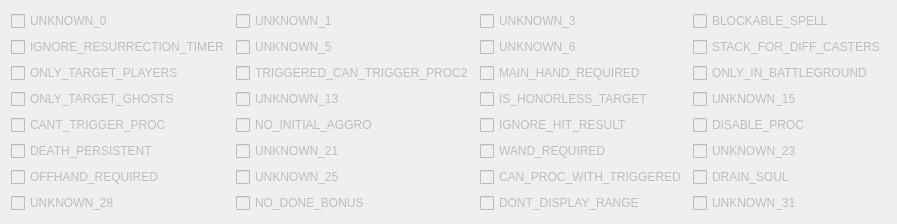
                  <widget class="QWidget" name="attributeExTab3">
                   <attribute name="title">
                    <string>Attributes 3</string>
                   </attribute>
                   <layout class="QGridLayout" name="gridLayout_4">
                    <item row="0" column="0">
                     <widget class="QCheckBox" name="attr_ex_1_box_3">
                      <property name="enabled">
                       <bool>false</bool>
                      </property>
                      <property name="text">
                       <string>UNKNOWN_0</string>
                      </property>
                     </widget>
                    </item>
                    <item row="0" column="1">
                     <widget class="QCheckBox" name="attr_ex_2_box_3">
                      <property name="enabled">
                       <bool>false</bool>
                      </property>
                      <property name="text">
                       <string>UNKNOWN_1</string>
                      </property>
                     </widget>
                    </item>
                    <item row="0" column="2">
                     <widget class="QCheckBox" name="attr_ex_3_box_3">
                      <property name="enabled">
                       <bool>false</bool>
                      </property>
                      <property name="text">
                       <string>UNKNOWN_3</string>
                      </property>
                     </widget>
                    </item>
                    <item row="0" column="3">
                     <widget class="QCheckBox" name="attr_ex_4_box_3">
                      <property name="enabled">
                       <bool>false</bool>
                      </property>
                      <property name="text">
                       <string>BLOCKABLE_SPELL</string>
                      </property>
                     </widget>
                    </item>
                    <item row="1" column="0">
                     <widget class="QCheckBox" name="attr_ex_5_box_3">
                      <property name="enabled">
                       <bool>false</bool>
                      </property>
                      <property name="text">
                       <string>IGNORE_RESURRECTION_TIMER</string>
                      </property>
                     </widget>
                    </item>
                    <item row="1" column="1">
                     <widget class="QCheckBox" name="attr_ex_6_box_3">
                      <property name="enabled">
                       <bool>false</bool>
                      </property>
                      <property name="text">
                       <string>UNKNOWN_5</string>
                      </property>
                     </widget>
                    </item>
                    <item row="1" column="2">
                     <widget class="QCheckBox" name="attr_ex_7_box_3">
                      <property name="enabled">
                       <bool>false</bool>
                      </property>
                      <property name="text">
                       <string>UNKNOWN_6</string>
                      </property>
                     </widget>
                    </item>
                    <item row="1" column="3">
                     <widget class="QCheckBox" name="attr_ex_8_box_3">
                      <property name="enabled">
                       <bool>false</bool>
                      </property>
                      <property name="text">
                       <string>STACK_FOR_DIFF_CASTERS</string>
                      </property>
                     </widget>
                    </item>
                    <item row="2" column="0">
                     <widget class="QCheckBox" name="attr_ex_9_box_3">
                      <property name="enabled">
                       <bool>false</bool>
                      </property>
                      <property name="text">
                       <string>ONLY_TARGET_PLAYERS</string>
                      </property>
                     </widget>
                    </item>
                    <item row="2" column="1">
                     <widget class="QCheckBox" name="attr_ex_10_box_3">
                      <property name="enabled">
                       <bool>false</bool>
                      </property>
                      <property name="text">
                       <string>TRIGGERED_CAN_TRIGGER_PROC2</string>
                      </property>
                     </widget>
                    </item>
                    <item row="2" column="2">
                     <widget class="QCheckBox" name="attr_ex_11_box_3">
                      <property name="enabled">
                       <bool>false</bool>
                      </property>
                      <property name="text">
                       <string>MAIN_HAND_REQUIRED</string>
                      </property>
                     </widget>
                    </item>
                    <item row="2" column="3">
                     <widget class="QCheckBox" name="attr_ex_12_box_3">
                      <property name="enabled">
                       <bool>false</bool>
                      </property>
                      <property name="text">
                       <string>ONLY_IN_BATTLEGROUND</string>
                      </property>
                     </widget>
                    </item>
                    <item row="3" column="0">
                     <widget class="QCheckBox" name="attr_ex_13_box_3">
                      <property name="enabled">
                       <bool>false</bool>
                      </property>
                      <property name="text">
                       <string>ONLY_TARGET_GHOSTS</string>
                      </property>
                     </widget>
                    </item>
                    <item row="3" column="1">
                     <widget class="QCheckBox" name="attr_ex_14_box_3">
                      <property name="enabled">
                       <bool>false</bool>
                      </property>
                      <property name="text">
                       <string>UNKNOWN_13</string>
                      </property>
                     </widget>
                    </item>
                    <item row="3" column="2">
                     <widget class="QCheckBox" name="attr_ex_15_box_3">
                      <property name="enabled">
                       <bool>false</bool>
                      </property>
                      <property name="text">
                       <string>IS_HONORLESS_TARGET</string>
                      </property>
                     </widget>
                    </item>
                    <item row="3" column="3">
                     <widget class="QCheckBox" name="attr_ex_16_box_3">
                      <property name="enabled">
                       <bool>false</bool>
                      </property>
                      <property name="text">
                       <string>UNKNOWN_15</string>
                      </property>
                     </widget>
                    </item>
                    <item row="4" column="0">
                     <widget class="QCheckBox" name="attr_ex_17_box_3">
                      <property name="enabled">
                       <bool>false</bool>
                      </property>
                      <property name="text">
                       <string>CANT_TRIGGER_PROC</string>
                      </property>
                     </widget>
                    </item>
                    <item row="4" column="1">
                     <widget class="QCheckBox" name="attr_ex_18_box_3">
                      <property name="enabled">
                       <bool>false</bool>
                      </property>
                      <property name="text">
                       <string>NO_INITIAL_AGGRO</string>
                      </property>
                     </widget>
                    </item>
                    <item row="4" column="2">
                     <widget class="QCheckBox" name="attr_ex_19_box_3">
                      <property name="enabled">
                       <bool>false</bool>
                      </property>
                      <property name="text">
                       <string>IGNORE_HIT_RESULT</string>
                      </property>
                     </widget>
                    </item>
                    <item row="4" column="3">
                     <widget class="QCheckBox" name="attr_ex_20_box_3">
                      <property name="enabled">
                       <bool>false</bool>
                      </property>
                      <property name="text">
                       <string>DISABLE_PROC</string>
                      </property>
                     </widget>
                    </item>
                    <item row="5" column="0">
                     <widget class="QCheckBox" name="attr_ex_21_box_3">
                      <property name="enabled">
                       <bool>false</bool>
                      </property>
                      <property name="text">
                       <string>DEATH_PERSISTENT</string>
                      </property>
                     </widget>
                    </item>
                    <item row="5" column="1">
                     <widget class="QCheckBox" name="attr_ex_22_box_3">
                      <property name="enabled">
                       <bool>false</bool>
                      </property>
                      <property name="text">
                       <string>UNKNOWN_21</string>
                      </property>
                     </widget>
                    </item>
                    <item row="5" column="2">
                     <widget class="QCheckBox" name="attr_ex_23_box_3">
                      <property name="enabled">
                       <bool>false</bool>
                      </property>
                      <property name="text">
                       <string>WAND_REQUIRED</string>
                      </property>
                     </widget>
                    </item>
                    <item row="5" column="3">
                     <widget class="QCheckBox" name="attr_ex_24_box_3">
                      <property name="enabled">
                       <bool>false</bool>
                      </property>
                      <property name="text">
                       <string>UNKNOWN_23</string>
                      </property>
                     </widget>
                    </item>
                    <item row="6" column="0">
                     <widget class="QCheckBox" name="attr_ex_25_box_3">
                      <property name="enabled">
                       <bool>false</bool>
                      </property>
                      <property name="text">
                       <string>OFFHAND_REQUIRED</string>
                      </property>
                     </widget>
                    </item>
                    <item row="6" column="1">
                     <widget class="QCheckBox" name="attr_ex_26_box_3">
                      <property name="enabled">
                       <bool>false</bool>
                      </property>
                      <property name="text">
                       <string>UNKNOWN_25</string>
                      </property>
                     </widget>
                    </item>
                    <item row="6" column="2">
                     <widget class="QCheckBox" name="attr_ex_27_box_3">
                      <property name="enabled">
                       <bool>false</bool>
                      </property>
                      <property name="text">
                       <string>CAN_PROC_WITH_TRIGGERED</string>
                      </property>
                     </widget>
                    </item>
                    <item row="6" column="3">
                     <widget class="QCheckBox" name="attr_ex_28_box_3">
                      <property name="enabled">
                       <bool>false</bool>
                      </property>
                      <property name="text">
                       <string>DRAIN_SOUL</string>
                      </property>
                     </widget>
                    </item>
                    <item row="7" column="0">
                     <widget class="QCheckBox" name="attr_ex_29_box_3">
                      <property name="enabled">
                       <bool>false</bool>
                      </property>
                      <property name="text">
                       <string>UNKNOWN_28</string>
                      </property>
                     </widget>
                    </item>
                    <item row="7" column="1">
                     <widget class="QCheckBox" name="attr_ex_30_box_3">
                      <property name="enabled">
                       <bool>false</bool>
                      </property>
                      <property name="text">
                       <string>NO_DONE_BONUS</string>
                      </property>
                     </widget>
                    </item>
                    <item row="7" column="2">
                     <widget class="QCheckBox" name="attr_ex_31_box_3">
                      <property name="enabled">
                       <bool>false</bool>
                      </property>
                      <property name="text">
                       <string>DONT_DISPLAY_RANGE</string>
                      </property>
                     </widget>
                    </item>
                    <item row="7" column="3">
                     <widget class="QCheckBox" name="attr_ex_32_box_3">
                      <property name="enabled">
                       <bool>false</bool>
                      </property>
                      <property name="text">
                       <string>UNKNOWN_31</string>
                      </property>
                     </widget>
                    </item>
                   </layout>
                  </widget>
